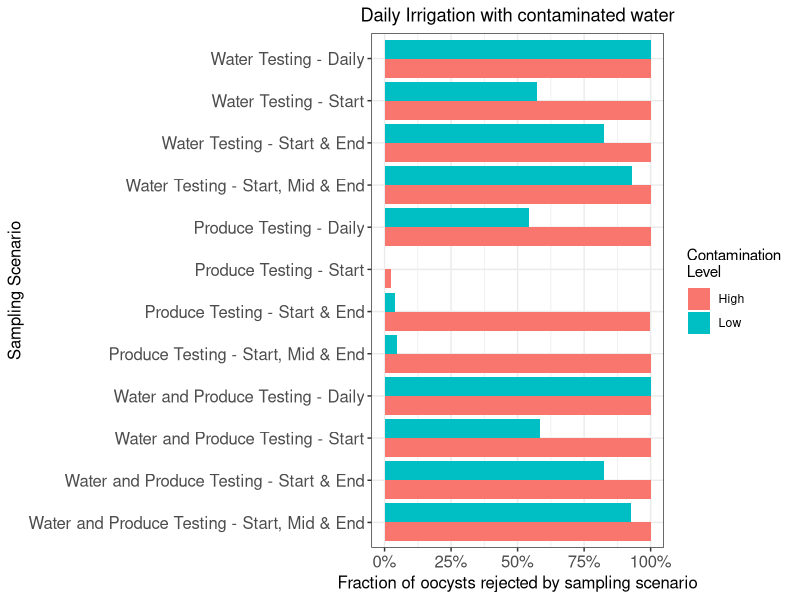
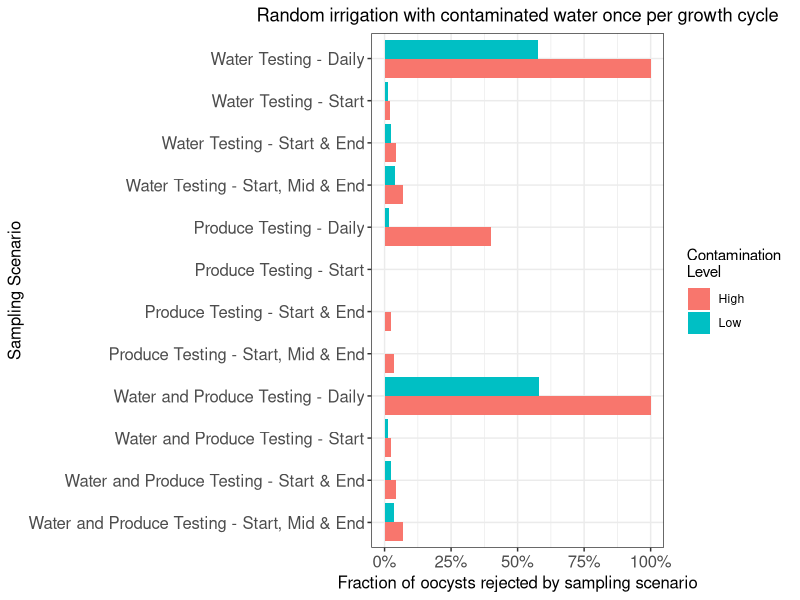
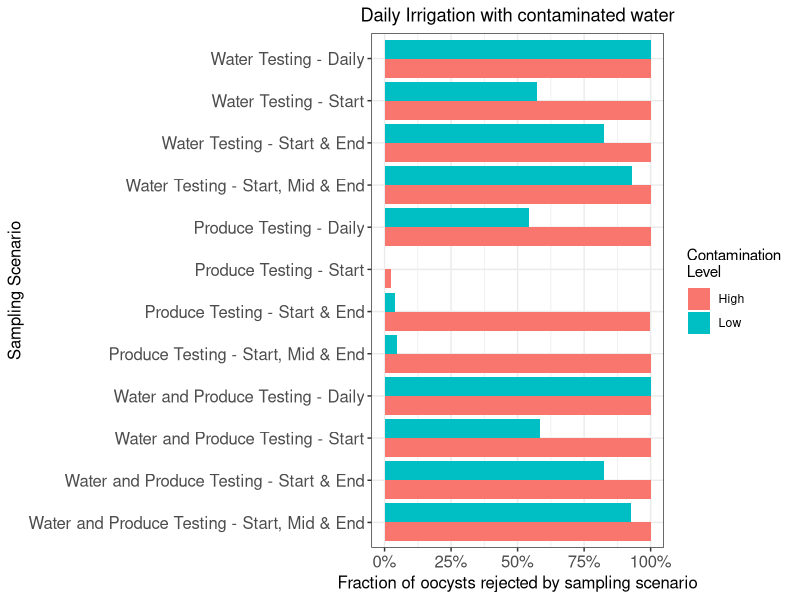
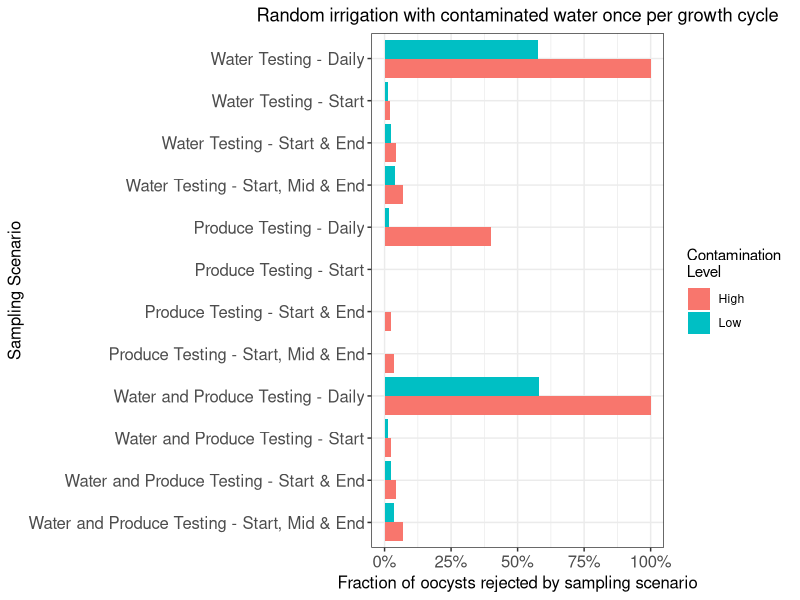

The R script that drew these images, in order:
## ---- chunk 1
knitr::opts_chunk$set(echo = TRUE)
## ---- chunk 2

library(ggplot2)
library(scales)

BS1 <- read.csv(file = "Baseline1.csv", header = TRUE )
Order<-(BS1$Scenarios2[1:12])


BS1$Scenarios <- as.factor(BS1$Scenarios)
BS1$Scenarios2 <- as.factor(BS1$Scenarios2)

BS1$Relative_Efficacy <-as.numeric(BS1$Relative_Efficacy)

BS1

Fig1 <- ggplot(BS1, aes(fill=Contamination, x=factor(Scenarios2, levels = rev(Order)), y=Relative_Efficacy)) + 
  geom_bar(position = "dodge", stat = "identity") + 
  labs(title="Daily Irrigation with contaminated water", y="Fraction of oocysts rejected by sampling scenario", x="Sampling Scenario")+
  scale_fill_discrete(name = "Contamination \nLevel")+#(values=c("#FF3366","#99CCFF")) +
  scale_y_continuous(labels = scales::percent)+
  theme_bw()+
  theme(plot.title = element_text(hjust = 0.5))+
  #theme(axis.text.x = element_text(angle=45, vjust=1, hjust=1))+
  coord_flip()+
  theme(axis.text.x=element_text(size =12), axis.text.y=element_text(size =12),axis.title = element_text(size = 12))

Fig1

ggsave("Baseline1.jpg", width =9, height = 6, units = "in", dpi = 300)


## ---- chunk 3

BS2 <- read.csv(file = "Baseline2.csv", header = TRUE )

Order<-(BS2$Scenarios2[1:12])


BS2$Scenarios <- as.factor(BS2$Scenarios)
BS2$Scenarios2 <- as.factor(BS2$Scenarios2)

BS2$Relative_Efficacy <-as.numeric(BS2$Relative_Efficacy)

BS2

Fig2 <- ggplot(BS2, aes(fill=Contamination, x=factor(Scenarios2, levels = rev(Order)), y=Relative_Efficacy)) + 
  geom_bar(position = "dodge", stat = "identity") + 
  labs(title="Random irrigation with contaminated water once per growth cycle", y="Fraction of oocysts rejected by sampling scenario", x="Sampling Scenario")+
  scale_fill_discrete(name = "Contamination \nLevel")+#(values=c("#FF3366","#99CCFF")) +
  scale_y_continuous(labels = scales::percent)+
  theme_bw()+
  theme(plot.title = element_text(hjust = 0.5))+
  #theme(axis.text.x = element_text(angle=45, vjust=1, hjust=1))+
  coord_flip()+
  theme(axis.text.x=element_text(size =12), axis.text.y=element_text(size =12),axis.title = element_text(size = 12))
  #theme(legend.position=c(0.75, 0.70))
Fig2

ggsave("Baseline2.jpg", width =9, height = 6, units = "in", dpi = 300)
